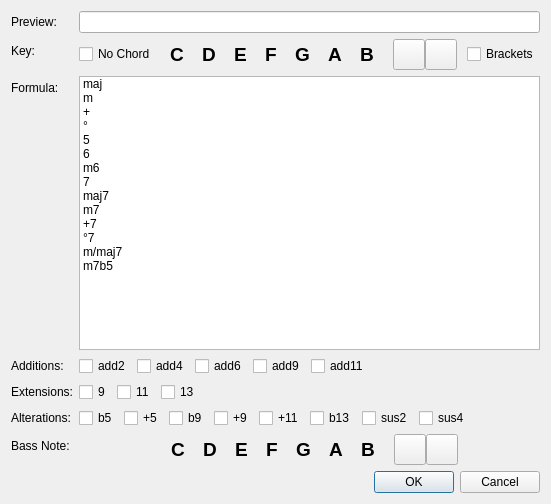
<?xml version="1.0" encoding="UTF-8"?>
<ui version="4.0">
 <class>ChordNameDialog</class>
 <widget class="QDialog" name="ChordNameDialog">
  <property name="geometry">
   <rect>
    <x>0</x>
    <y>0</y>
    <width>551</width>
    <height>504</height>
   </rect>
  </property>
  <property name="windowTitle">
   <string>Chord Name</string>
  </property>
  <property name="modal">
   <bool>true</bool>
  </property>
  <layout class="QVBoxLayout" name="verticalLayout">
   <item>
    <layout class="QFormLayout" name="formLayout">
     <property name="sizeConstraint">
      <enum>QLayout::SetFixedSize</enum>
     </property>
     <item row="0" column="0">
      <widget class="QLabel" name="previewLabel">
       <property name="text">
        <string>Preview:</string>
       </property>
      </widget>
     </item>
     <item row="0" column="1">
      <widget class="QLineEdit" name="previewLineEdit">
       <property name="alignment">
        <set>Qt::AlignCenter</set>
       </property>
       <property name="readOnly">
        <bool>true</bool>
       </property>
      </widget>
     </item>
     <item row="1" column="0">
      <widget class="QLabel" name="keyLabel">
       <property name="text">
        <string>Key:</string>
       </property>
      </widget>
     </item>
     <item row="1" column="1">
      <layout class="QHBoxLayout" name="horizontalLayout">
       <property name="spacing">
        <number>0</number>
       </property>
       <item>
        <widget class="QCheckBox" name="noChordCheckBox">
         <property name="text">
          <string>No Chord</string>
         </property>
        </widget>
       </item>
       <item>
        <spacer name="horizontalSpacer_7">
         <property name="orientation">
          <enum>Qt::Horizontal</enum>
         </property>
         <property name="sizeType">
          <enum>QSizePolicy::Minimum</enum>
         </property>
         <property name="sizeHint" stdset="0">
          <size>
           <width>5</width>
           <height>20</height>
          </size>
         </property>
        </spacer>
       </item>
       <item>
        <widget class="QToolButton" name="tonicCButton">
         <property name="font">
          <font>
           <pointsize>14</pointsize>
           <weight>75</weight>
           <bold>true</bold>
          </font>
         </property>
         <property name="text">
          <string>C</string>
         </property>
         <property name="checkable">
          <bool>true</bool>
         </property>
         <property name="autoRaise">
          <bool>true</bool>
         </property>
        </widget>
       </item>
       <item>
        <widget class="QToolButton" name="tonicDButton">
         <property name="font">
          <font>
           <pointsize>14</pointsize>
           <weight>75</weight>
           <bold>true</bold>
          </font>
         </property>
         <property name="text">
          <string>D</string>
         </property>
         <property name="checkable">
          <bool>true</bool>
         </property>
         <property name="autoRaise">
          <bool>true</bool>
         </property>
        </widget>
       </item>
       <item>
        <widget class="QToolButton" name="tonicEButton">
         <property name="font">
          <font>
           <pointsize>14</pointsize>
           <weight>75</weight>
           <bold>true</bold>
          </font>
         </property>
         <property name="text">
          <string>E</string>
         </property>
         <property name="checkable">
          <bool>true</bool>
         </property>
         <property name="autoRaise">
          <bool>true</bool>
         </property>
        </widget>
       </item>
       <item>
        <widget class="QToolButton" name="tonicFButton">
         <property name="font">
          <font>
           <pointsize>14</pointsize>
           <weight>75</weight>
           <bold>true</bold>
          </font>
         </property>
         <property name="text">
          <string>F</string>
         </property>
         <property name="checkable">
          <bool>true</bool>
         </property>
         <property name="autoRaise">
          <bool>true</bool>
         </property>
        </widget>
       </item>
       <item>
        <widget class="QToolButton" name="tonicGButton">
         <property name="font">
          <font>
           <pointsize>14</pointsize>
           <weight>75</weight>
           <bold>true</bold>
          </font>
         </property>
         <property name="text">
          <string>G</string>
         </property>
         <property name="checkable">
          <bool>true</bool>
         </property>
         <property name="autoRaise">
          <bool>true</bool>
         </property>
        </widget>
       </item>
       <item>
        <widget class="QToolButton" name="tonicAButton">
         <property name="font">
          <font>
           <pointsize>14</pointsize>
           <weight>75</weight>
           <bold>true</bold>
          </font>
         </property>
         <property name="text">
          <string>A</string>
         </property>
         <property name="checkable">
          <bool>true</bool>
         </property>
         <property name="autoRaise">
          <bool>true</bool>
         </property>
        </widget>
       </item>
       <item>
        <widget class="QToolButton" name="tonicBButton">
         <property name="font">
          <font>
           <pointsize>14</pointsize>
           <weight>75</weight>
           <bold>true</bold>
          </font>
         </property>
         <property name="text">
          <string>B</string>
         </property>
         <property name="checkable">
          <bool>true</bool>
         </property>
         <property name="autoRaise">
          <bool>true</bool>
         </property>
        </widget>
       </item>
       <item>
        <spacer name="horizontalSpacer_6">
         <property name="orientation">
          <enum>Qt::Horizontal</enum>
         </property>
         <property name="sizeType">
          <enum>QSizePolicy::Minimum</enum>
         </property>
         <property name="sizeHint" stdset="0">
          <size>
           <width>10</width>
           <height>20</height>
          </size>
         </property>
        </spacer>
       </item>
       <item>
        <widget class="QToolButton" name="tonicFlatButton">
         <property name="text">
          <string/>
         </property>
         <property name="icon">
          <iconset resource="../build/resources.qrc">
           <normaloff>:/images/flat.png</normaloff>:/images/flat.png</iconset>
         </property>
         <property name="iconSize">
          <size>
           <width>24</width>
           <height>24</height>
          </size>
         </property>
         <property name="checkable">
          <bool>true</bool>
         </property>
        </widget>
       </item>
       <item>
        <widget class="QToolButton" name="tonicSharpButton">
         <property name="text">
          <string/>
         </property>
         <property name="icon">
          <iconset resource="../build/resources.qrc">
           <normaloff>:/images/sharp.png</normaloff>:/images/sharp.png</iconset>
         </property>
         <property name="iconSize">
          <size>
           <width>24</width>
           <height>24</height>
          </size>
         </property>
         <property name="checkable">
          <bool>true</bool>
         </property>
        </widget>
       </item>
       <item>
        <spacer name="horizontalSpacer_5">
         <property name="orientation">
          <enum>Qt::Horizontal</enum>
         </property>
         <property name="sizeType">
          <enum>QSizePolicy::Minimum</enum>
         </property>
         <property name="sizeHint" stdset="0">
          <size>
           <width>10</width>
           <height>20</height>
          </size>
         </property>
        </spacer>
       </item>
       <item>
        <widget class="QCheckBox" name="bracketsCheckBox">
         <property name="text">
          <string>Brackets</string>
         </property>
        </widget>
       </item>
      </layout>
     </item>
     <item row="2" column="0">
      <widget class="QLabel" name="formulaLabel">
       <property name="text">
        <string>Formula:</string>
       </property>
      </widget>
     </item>
     <item row="3" column="0">
      <widget class="QLabel" name="additionsLabel">
       <property name="text">
        <string>Additions:</string>
       </property>
      </widget>
     </item>
     <item row="4" column="0">
      <widget class="QLabel" name="extensionsLabel">
       <property name="text">
        <string>Extensions:</string>
       </property>
      </widget>
     </item>
     <item row="5" column="0">
      <widget class="QLabel" name="alterationsLabel">
       <property name="text">
        <string>Alterations:</string>
       </property>
      </widget>
     </item>
     <item row="6" column="0">
      <widget class="QLabel" name="bassNoteLabel">
       <property name="text">
        <string>Bass Note:</string>
       </property>
      </widget>
     </item>
     <item row="2" column="1">
      <widget class="QListWidget" name="formulaListWidget">
       <property name="minimumSize">
        <size>
         <width>0</width>
         <height>250</height>
        </size>
       </property>
       <item>
        <property name="text">
         <string>maj</string>
        </property>
       </item>
       <item>
        <property name="text">
         <string>m</string>
        </property>
       </item>
       <item>
        <property name="text">
         <string>+</string>
        </property>
       </item>
       <item>
        <property name="text">
         <string>°</string>
        </property>
       </item>
       <item>
        <property name="text">
         <string>5</string>
        </property>
       </item>
       <item>
        <property name="text">
         <string>6</string>
        </property>
       </item>
       <item>
        <property name="text">
         <string>m6</string>
        </property>
       </item>
       <item>
        <property name="text">
         <string>7</string>
        </property>
       </item>
       <item>
        <property name="text">
         <string>maj7</string>
        </property>
       </item>
       <item>
        <property name="text">
         <string>m7</string>
        </property>
       </item>
       <item>
        <property name="text">
         <string>+7</string>
        </property>
       </item>
       <item>
        <property name="text">
         <string>°7</string>
        </property>
       </item>
       <item>
        <property name="text">
         <string>m/maj7</string>
        </property>
       </item>
       <item>
        <property name="text">
         <string>m7b5</string>
        </property>
       </item>
      </widget>
     </item>
     <item row="3" column="1">
      <layout class="QHBoxLayout" name="horizontalLayout_2">
       <item>
        <widget class="QCheckBox" name="add2CheckBox">
         <property name="text">
          <string>add2</string>
         </property>
        </widget>
       </item>
       <item>
        <widget class="QCheckBox" name="add4CheckBox">
         <property name="text">
          <string>add4</string>
         </property>
        </widget>
       </item>
       <item>
        <widget class="QCheckBox" name="add6CheckBox">
         <property name="text">
          <string>add6</string>
         </property>
        </widget>
       </item>
       <item>
        <widget class="QCheckBox" name="add9CheckBox">
         <property name="text">
          <string>add9</string>
         </property>
        </widget>
       </item>
       <item>
        <widget class="QCheckBox" name="add11CheckBox">
         <property name="text">
          <string>add11</string>
         </property>
        </widget>
       </item>
       <item>
        <spacer name="horizontalSpacer">
         <property name="orientation">
          <enum>Qt::Horizontal</enum>
         </property>
         <property name="sizeHint" stdset="0">
          <size>
           <width>40</width>
           <height>20</height>
          </size>
         </property>
        </spacer>
       </item>
      </layout>
     </item>
     <item row="4" column="1">
      <layout class="QHBoxLayout" name="horizontalLayout_3">
       <item>
        <widget class="QCheckBox" name="extend9CheckBox">
         <property name="text">
          <string>9</string>
         </property>
        </widget>
       </item>
       <item>
        <widget class="QCheckBox" name="extend11CheckBox">
         <property name="text">
          <string>11</string>
         </property>
        </widget>
       </item>
       <item>
        <widget class="QCheckBox" name="extend13CheckBox">
         <property name="text">
          <string>13</string>
         </property>
        </widget>
       </item>
       <item>
        <spacer name="horizontalSpacer_2">
         <property name="orientation">
          <enum>Qt::Horizontal</enum>
         </property>
         <property name="sizeHint" stdset="0">
          <size>
           <width>40</width>
           <height>20</height>
          </size>
         </property>
        </spacer>
       </item>
      </layout>
     </item>
     <item row="5" column="1">
      <layout class="QHBoxLayout" name="horizontalLayout_4">
       <item>
        <widget class="QCheckBox" name="flat5CheckBox">
         <property name="text">
          <string>b5</string>
         </property>
        </widget>
       </item>
       <item>
        <widget class="QCheckBox" name="raised5CheckBox">
         <property name="text">
          <string>+5</string>
         </property>
        </widget>
       </item>
       <item>
        <widget class="QCheckBox" name="flat9CheckBox">
         <property name="text">
          <string>b9</string>
         </property>
        </widget>
       </item>
       <item>
        <widget class="QCheckBox" name="raised9CheckBox">
         <property name="text">
          <string>+9</string>
         </property>
        </widget>
       </item>
       <item>
        <widget class="QCheckBox" name="raised11CheckBox">
         <property name="text">
          <string>+11</string>
         </property>
        </widget>
       </item>
       <item>
        <widget class="QCheckBox" name="flat13CheckBox">
         <property name="text">
          <string>b13</string>
         </property>
        </widget>
       </item>
       <item>
        <widget class="QCheckBox" name="sus2CheckBox">
         <property name="text">
          <string>sus2</string>
         </property>
        </widget>
       </item>
       <item>
        <widget class="QCheckBox" name="sus4CheckBox">
         <property name="text">
          <string>sus4</string>
         </property>
        </widget>
       </item>
       <item>
        <spacer name="horizontalSpacer_9">
         <property name="orientation">
          <enum>Qt::Horizontal</enum>
         </property>
         <property name="sizeHint" stdset="0">
          <size>
           <width>40</width>
           <height>20</height>
          </size>
         </property>
        </spacer>
       </item>
      </layout>
     </item>
     <item row="6" column="1">
      <layout class="QHBoxLayout" name="horizontalLayout_5">
       <property name="spacing">
        <number>0</number>
       </property>
       <item>
        <spacer name="horizontalSpacer_3">
         <property name="orientation">
          <enum>Qt::Horizontal</enum>
         </property>
         <property name="sizeHint" stdset="0">
          <size>
           <width>40</width>
           <height>20</height>
          </size>
         </property>
        </spacer>
       </item>
       <item>
        <widget class="QToolButton" name="bassCButton">
         <property name="font">
          <font>
           <pointsize>14</pointsize>
           <weight>75</weight>
           <bold>true</bold>
          </font>
         </property>
         <property name="text">
          <string>C</string>
         </property>
         <property name="checkable">
          <bool>true</bool>
         </property>
         <property name="autoRaise">
          <bool>true</bool>
         </property>
        </widget>
       </item>
       <item>
        <widget class="QToolButton" name="bassDButton">
         <property name="font">
          <font>
           <pointsize>14</pointsize>
           <weight>75</weight>
           <bold>true</bold>
          </font>
         </property>
         <property name="text">
          <string>D</string>
         </property>
         <property name="checkable">
          <bool>true</bool>
         </property>
         <property name="autoRaise">
          <bool>true</bool>
         </property>
        </widget>
       </item>
       <item>
        <widget class="QToolButton" name="bassEButton">
         <property name="font">
          <font>
           <pointsize>14</pointsize>
           <weight>75</weight>
           <bold>true</bold>
          </font>
         </property>
         <property name="text">
          <string>E</string>
         </property>
         <property name="checkable">
          <bool>true</bool>
         </property>
         <property name="autoRaise">
          <bool>true</bool>
         </property>
        </widget>
       </item>
       <item>
        <widget class="QToolButton" name="bassFButton">
         <property name="font">
          <font>
           <pointsize>14</pointsize>
           <weight>75</weight>
           <bold>true</bold>
          </font>
         </property>
         <property name="text">
          <string>F</string>
         </property>
         <property name="checkable">
          <bool>true</bool>
         </property>
         <property name="autoRaise">
          <bool>true</bool>
         </property>
        </widget>
       </item>
       <item>
        <widget class="QToolButton" name="bassGButton">
         <property name="font">
          <font>
           <pointsize>14</pointsize>
           <weight>75</weight>
           <bold>true</bold>
          </font>
         </property>
         <property name="text">
          <string>G</string>
         </property>
         <property name="checkable">
          <bool>true</bool>
         </property>
         <property name="autoRaise">
          <bool>true</bool>
         </property>
        </widget>
       </item>
       <item>
        <widget class="QToolButton" name="bassAButton">
         <property name="font">
          <font>
           <pointsize>14</pointsize>
           <weight>75</weight>
           <bold>true</bold>
          </font>
         </property>
         <property name="text">
          <string>A</string>
         </property>
         <property name="checkable">
          <bool>true</bool>
         </property>
         <property name="autoRaise">
          <bool>true</bool>
         </property>
        </widget>
       </item>
       <item>
        <widget class="QToolButton" name="bassBButton">
         <property name="font">
          <font>
           <pointsize>14</pointsize>
           <weight>75</weight>
           <bold>true</bold>
          </font>
         </property>
         <property name="text">
          <string>B</string>
         </property>
         <property name="checkable">
          <bool>true</bool>
         </property>
         <property name="autoRaise">
          <bool>true</bool>
         </property>
        </widget>
       </item>
       <item>
        <spacer name="horizontalSpacer_8">
         <property name="orientation">
          <enum>Qt::Horizontal</enum>
         </property>
         <property name="sizeType">
          <enum>QSizePolicy::Minimum</enum>
         </property>
         <property name="sizeHint" stdset="0">
          <size>
           <width>10</width>
           <height>20</height>
          </size>
         </property>
        </spacer>
       </item>
       <item>
        <widget class="QToolButton" name="bassFlatButton">
         <property name="text">
          <string/>
         </property>
         <property name="icon">
          <iconset resource="../build/resources.qrc">
           <normaloff>:/images/flat.png</normaloff>:/images/flat.png</iconset>
         </property>
         <property name="iconSize">
          <size>
           <width>24</width>
           <height>24</height>
          </size>
         </property>
         <property name="checkable">
          <bool>true</bool>
         </property>
        </widget>
       </item>
       <item>
        <widget class="QToolButton" name="bassSharpButton">
         <property name="text">
          <string/>
         </property>
         <property name="icon">
          <iconset resource="../build/resources.qrc">
           <normaloff>:/images/sharp.png</normaloff>:/images/sharp.png</iconset>
         </property>
         <property name="iconSize">
          <size>
           <width>24</width>
           <height>24</height>
          </size>
         </property>
         <property name="checkable">
          <bool>true</bool>
         </property>
        </widget>
       </item>
       <item>
        <spacer name="horizontalSpacer_4">
         <property name="orientation">
          <enum>Qt::Horizontal</enum>
         </property>
         <property name="sizeHint" stdset="0">
          <size>
           <width>40</width>
           <height>20</height>
          </size>
         </property>
        </spacer>
       </item>
      </layout>
     </item>
    </layout>
   </item>
   <item>
    <widget class="QDialogButtonBox" name="buttonBox">
     <property name="orientation">
      <enum>Qt::Horizontal</enum>
     </property>
     <property name="standardButtons">
      <set>QDialogButtonBox::Cancel|QDialogButtonBox::Ok</set>
     </property>
    </widget>
   </item>
  </layout>
 </widget>
 <resources>
  <include location="../build/resources.qrc"/>
 </resources>
 <connections>
  <connection>
   <sender>buttonBox</sender>
   <signal>accepted()</signal>
   <receiver>ChordNameDialog</receiver>
   <slot>accept()</slot>
   <hints>
    <hint type="sourcelabel">
     <x>248</x>
     <y>254</y>
    </hint>
    <hint type="destinationlabel">
     <x>157</x>
     <y>274</y>
    </hint>
   </hints>
  </connection>
  <connection>
   <sender>buttonBox</sender>
   <signal>rejected()</signal>
   <receiver>ChordNameDialog</receiver>
   <slot>reject()</slot>
   <hints>
    <hint type="sourcelabel">
     <x>316</x>
     <y>260</y>
    </hint>
    <hint type="destinationlabel">
     <x>286</x>
     <y>274</y>
    </hint>
   </hints>
  </connection>
 </connections>
</ui>
